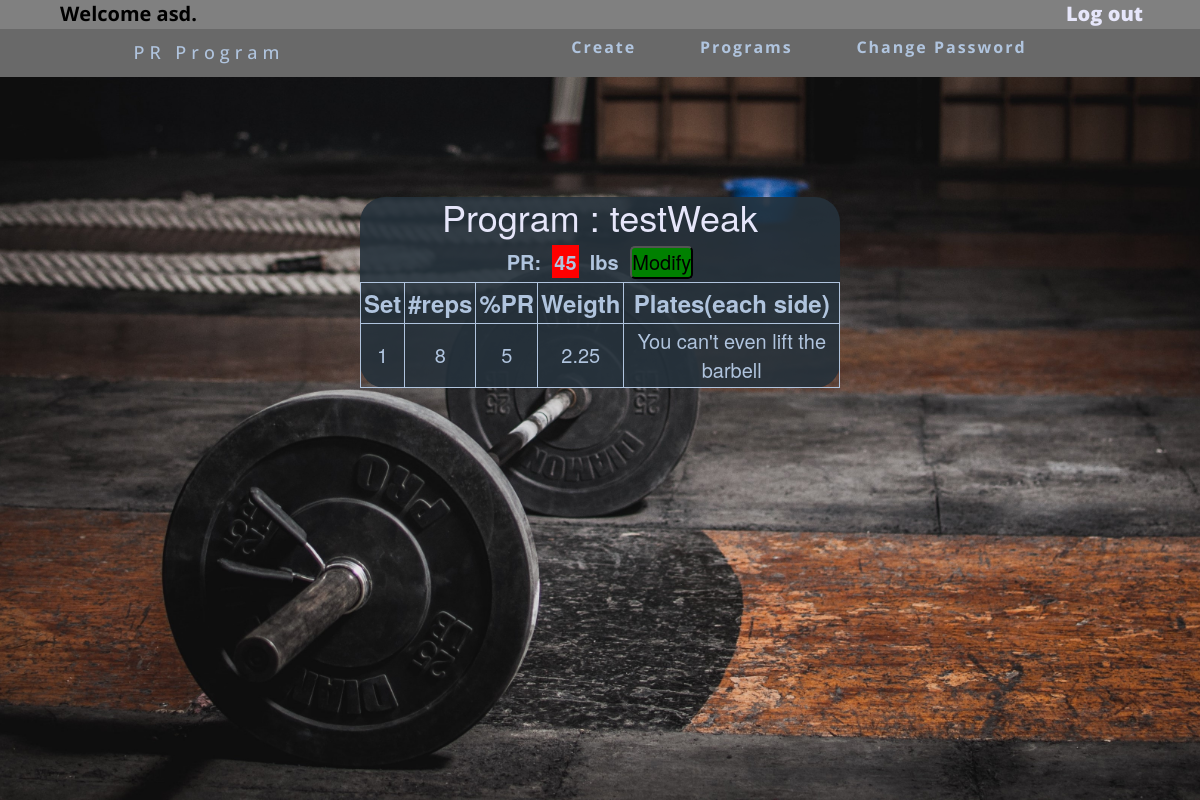
The app's page /view/testWeak (signed in) with its own data.
### app.py (models this page shows)
class UserData(db.Model):
    id = db.Column(db.Integer, primary_key=True)
    username = db.Column(db.String(50))
    password = db.Column(db.String(50))

class ProgramData(db.Model):
    id = db.Column(db.Integer, primary_key=True)
    username = db.Column(db.String(50), default="null")
    name = db.Column(db.String(50), default="null")
    pr = db.Column(db.Integer, default=0)
    reps1 = db.Column(db.Integer, default=0)
    percent1 = db.Column(db.Integer, default=0)
    reps2 = db.Column(db.Integer, default=0)
    percent2 = db.Column(db.Integer, default=0)
    reps3 = db.Column(db.Integer, default=0)
    percent3 = db.Column(db.Integer, default=0)
    reps4 = db.Column(db.Integer, default=0)
    percent4 = db.Column(db.Integer, default=0)
    reps5 = db.Column(db.Integer, default=0)
    percent5 = db.Column(db.Integer, default=0)
    reps6 = db.Column(db.Integer, default=0)
    percent6 = db.Column(db.Integer, default=0)
    reps7 = db.Column(db.Integer, default=0)
    percent7 = db.Column(db.Integer, default=0)
    reps8 = db.Column(db.Integer, default=0)
    percent8 = db.Column(db.Integer, default=0)
    reps9 = db.Column(db.Integer, default=0)
    percent9 = db.Column(db.Integer, default=0)
    reps10 = db.Column(db.Integer, default=0)
    percent10 = db.Column(db.Integer, default=0)
    reps11 = db.Column(db.Integer, default=0)
    percent11 = db.Column(db.Integer, default=0)
    reps12 = db.Column(db.Integer, default=0)
    percent12 = db.Column(db.Integer, default=0)
    reps13 = db.Column(db.Integer, default=0)
    percent13 = db.Column(db.Integer, default=0)
    reps14 = db.Column(db.Integer, default=0)
    percent14 = db.Column(db.Integer, default=0)
    reps15 = db.Column(db.Integer, default=0)
    percent15 = db.Column(db.Integer, default=0)
    reps16 = db.Column(db.Integer, default=0)
    percent16 = db.Column(db.Integer, default=0)
    reps17 = db.Column(db.Integer, default=0)
    percent17 = db.Column(db.Integer, default=0)
    reps18 = db.Column(db.Integer, default=0)
    percent18 = db.Column(db.Integer, default=0)
    reps19 = db.Column(db.Integer, default=0)
    percent19 = db.Column(db.Integer, default=0)
    reps20 = db.Column(db.Integer, default=0)
    percent20 = db.Column(db.Integer, default=0)

### app.py (the view)
@app.route('/view/<name>')
@login_required
def view(name):
    connection = sqlite3.connect('data/site.db')
    cur = connection.cursor()
    programInfo = []
    programSets = []
    setsRepsPr = []
    percent = []
    plates = []
    barbell = 45
    jumpStart = 0
    jumpEnd = 2
    weight = []
    for row in cur.execute('SELECT * FROM program_data'):
        if row[2] == name:
            programData = row
    for x in programData:
        if x != 0:
            programInfo.append(x)
            programSets.append(x)
    numberPrPercent = 0
    numberSets = 0
    for p in range(4):
        programSets.remove(programSets[0])
    for j in programSets:
        numberPrPercent = numberPrPercent + 1
        numberSets = int(numberPrPercent / 2)
    if len(programSets) != 2:
        for x in range(numberSets):
            setsRepsPr.append(programSets[jumpStart:jumpEnd])
            jumpStart = jumpStart + 2
            jumpEnd = jumpEnd + 2
            if jumpEnd == len(programSets):
                setsRepsPr.append(programSets[jumpStart:])
        for x in range(1, len(programSets), 2):
            percent.append(programSets[x])
    else:
        setsRepsPr.append(programSets)
        percent.append(programSets[1])
    for x in range(numberSets):
        PR = programData[3]
        weightRow = (percent[x] / 100) * PR
        weightRow = round(weightRow, 2)
        weight.append(weightRow)
        numberPlates45 = 0
        numberPlates35 = 0
        numberPlates25 = 0
        numberPlates10 = 0
        numberPlates5 = 0
        numberPlates2p5 = 0
        str45 = ""
        str35 = ""
        str25 = ""
        str10 = ""
        str5 = ""
        str2p5 = ""
        if (weightRow - barbell > 0):
            weightSide = (weightRow - barbell) / 2
            if weightSide / 45 >= 1:
                numberPlates45 = math.floor(weightSide / 45)
                weightSide = weightSide - (numberPlates45 * 45)
                str45 = "+" + str(numberPlates45) + "x45"
            if weightSide / 35 >= 1:
                numberPlates35 = math.floor(weightSide / 35)
                weightSide = weightSide - (numberPlates35 * 35)
                str35 = "+" + str(numberPlates35) + "x35"
            if weightSide / 25 >= 1:
                numberPlates25 = math.floor(weightSide / 25)
                weightSide = weightSide - (numberPlates25 * 25)
                str25 = "+" + str(numberPlates25) + "x25"
            if weightSide / 10 >= 1:
                numberPlates10 = math.floor(weightSide / 10)
                weightSide = weightSide - (numberPlates10 * 10)
                str10 = "+" + str(numberPlates10) + "x10"
            if weightSide / 5 >= 1:
                numberPlates5 = math.floor(weightSide / 5)
                weightSide = weightSide - (numberPlates5 * 5)
                str5 = "+" + str(numberPlates5) + "x5"
            if weightSide / 2.5 >= 1:
                numberPlates2p5 = math.floor(weightSide / 2.5)
                weightSide = weightSide - (numberPlates2p5 * 2.5)
                str2p5 = "+" + str(numberPlates2p5) + "x2.5"
            platesRow = "BB" + str45 + str35 + str25 + str10 + str5 + str2p5
            plates.append(platesRow)
        else:
            plates.append("You can't even lift the barbell")
    return render_template('view.html', name=name, data=programInfo, setNumber=numberSets, setProgram=programSets,
                           rowRepsPr=setsRepsPr, weightData=weight, platesData=plates)

### app.py (called while the page is built)
@login_manager.user_loader
def load_user(user_id):
    user = find_user(user_id)
    if user:
        user.password = None
    return user

def find_user(username):
    connection = sqlite3.connect('data/site.db')
    cur = connection.cursor()
    for row in cur.execute("SELECT username, password from user_data"):
        if not row:
            continue
        if username == row[0]:
            return User(row[0], row[1])
    return None

### templates/view.html (shortened to what this page needs)
{% extends 'base.html' %}
{% block content %}
<div class="home">
    <h1>Program : {{name}}</h1>
    <label class="view">PR: &nbsp;<span>{{data[3]}}</span>&nbsp; lbs</label> &nbsp;
    <a href="/modifyPR/{{name}}"><button class="modifyPR">Modify</button></a>
    <table class="view" border="1">
        <tr>
            <th>Set</th>
            <th>#reps</th>
            <th>%PR</th>
            <th>Weigth</th>
            <th>Plates(each side)</th>
        </tr>
        {% for x in range(setNumber) %}
        <tr>
            <td>{{x+1}}</td>
            {% for y in rowRepsPr[x] %}
            <td>{{y}}</td>
            {% endfor %}
            <td>{{weightData[x]}}</td>
            <td>{{platesData[x]}}</td>
        </tr>
        {% endfor %}
    </table>
</div>
{% endblock %}

### templates/base.html (shortened to what this page needs)
<!DOCTYPE html>
<html lang="en">
<head>
    <link rel="stylesheet" type="text/css" href="{{url_for('static', filename='style.css')}}">
    <link rel="stylesheet" href="https://maxcdn.bootstrapcdn.com/bootstrap/3.3.7/css/bootstrap.min.css">
</head>
<body>
<div class="background">
    <header class="login123">
        {% if current_user.is_authenticated %}
        <p>Welcome {{ current_user.id }}.<span class="logout"><a href="/logout">Log out</a></span></p>
        {% endif %}
    </header>
    <nav class="mynavbar">
        <div class="logo">
            <a href="/"><h4>PR Program</h4></a>
        </div>
        <ul class="navlinks">
            {% if current_user.is_authenticated %}
            <li>
                <a href="/create">Create</a>
                <a href="/programs">Programs</a>
                <a href="/changepassword">Change Password</a>
            </li>
            {% endif %}
        </ul>
    </nav>
    {% block content %}{% endblock %}
</div>
</body>
</html>

### static/style.css (style rules this page uses)
* { margin: 0px; padding: 0px; box-sizing: border-box; }
p, h1 { font-family: 'Open Sans', sans-serif; color: gainsboro; }
h1 { margin: 10px; }
p { font-size: 20px }
body, html { height: 100%; background-color: dimgrey; }
.background { background-image: url("/static/background.jpg"); background-position: center; background-repeat: no-repeat; background-size: cover; height: 100%; }
nav.mynavbar { display: flex; justify-content: space-around; align-items: center; min-height: 6vh; font-family: 'Open Sans', sans-serif; background-color: dimgray; }
.logo a { color: lightsteelblue; letter-spacing: 5px; font-size: 25px; text-decoration: none; }
.navlinks { display: flex; }
.navlinks li { list-style: none; }
.navlinks a { color: lightsteelblue; text-decoration: none; letter-spacing: 2px; font-weight: bold; font-size: 16px; font-family: 'Open Sans', sans-serif; padding-right: 40px; padding-left: 20px; }
.home { margin: auto; margin-top: 10%; width: 40%; padding: 0; text-align: center; background: rgba(37, 49, 59, 0.9); border-radius: 25px; }
.home h1 { color: lavender; }
.login123 p { width: 100%; text-align: left; background-color: grey; color: black; padding-left: 5%; font-weight: bolder; text-decoration: none; margin: 0; font-size: 20px; }
.logout a { float: right; font-weight: bolder; color: lavender; margin-right: 5%; text-decoration: none; }
.view { font-size: 20px; color: lightsteelblue; }
.view span { background-color: red; padding: 2px; }
table.view { border-radius: 15px; border-color: lightsteelblue; color: lightsteelblue; margin: auto; }
table.view th { padding: 3px; font-size: larger; text-align: center; }
table.view td { padding: 3px; }
.modifyPR { color: black; background-color: green; font-size: 20px; border-radius: 5px; }

### records on screen
UserData: id "asd"
ProgramData: name "testWeak", pr "45"

### other values on screen
{{ x+1 }} "1"
{{ y }} "8" "5"
{{ weightData[x] }} "2.25"
{{ platesData[x] }} "You can't even lift the barbell"
